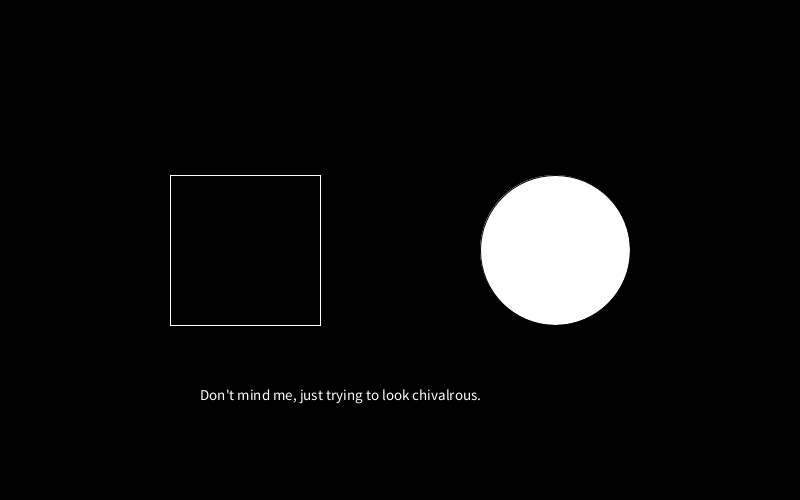
Frame 1 (no input)
Frame 60 (the mouse pressed at the canvas centre just before this capture): identical to frame 1, image omitted
Frame 120 (the mouse held since frame 60 and released just before this capture): identical to frame 1, image omitted

The Processing sketch that drew this single still picture (run headless with seeded random() and noise(); from frame 60 on, the mouse is pressed at the canvas centre):

// Processing sketch: quiz2
// ── quiz2.pde
//25 points: transition the color smoothly for the background

//10 points: Change the text when you click a button
//20 points: Have 4 distinct quotes show up. I sorta got this one down, just can't figure out 
//how to make the text change in mousePressed

// reference https://processing.org/examples/button.html

int rectX, rectY;      
int circleX, circleY;  
int rectSize = 150;    
int circleSize = 150;   
color rectColor, circleColor, baseColor;
color rectHighlight, circleHighlight;
color currentColor;
boolean rectOver = false;
boolean circleOver = false;

String [] quotes = {
  "Everything in this world is magic, except to the magician.",
  "Don't mind me, just trying to look chivalrous.",
  "Have you ever seen anything so full of splendor?",
  "These violent delights have violent ends.",
};

int index= int(random (0,3));

void setup() {
  size(800, 500);
  rectColor = color(0);
  rectHighlight = color(51);
  circleColor = color(255);
  circleHighlight = color(204);
  baseColor = color(0);
  currentColor = baseColor;
  circleX = width/2+circleSize/2+80;
  circleY = height/2;
  rectX = width/2-rectSize-80;
  rectY = height/2-rectSize/2;
  ellipseMode(CENTER);
}

void draw() {
  update(mouseX, mouseY);
  background(currentColor);
  
  if (rectOver) {
    fill(rectHighlight);
  } else {
    fill(rectColor);
  }
  stroke(255);
  rect(rectX, rectY, rectSize, rectSize);
  
  if (circleOver) {
    fill(circleHighlight);
  } else {
    fill(circleColor);
  }
  
  stroke(0);
  ellipse(circleX, circleY, circleSize, circleSize);
  textSize(15);
  text(quotes[index],200,400);

}

void update(int x, int y) {
  if ( overCircle(circleX, circleY, circleSize) ) {
    circleOver = true;
    rectOver = false;
  } else if ( overRect(rectX, rectY, rectSize, rectSize) ) {
    rectOver = true;
    circleOver = false;
  } else {
    circleOver = rectOver = false;
  }
}

void mousePressed() {
  if (circleOver) {
    currentColor = color(random(0,255), random(0,255), random(0,255));
    text(quotes[index], 200, 400);
    
  }
  if (rectOver) {
    currentColor = rectColor;
    text(quotes[index], 200, 400);
  }
}
  
  
boolean overRect(int x, int y, int width, int height)  {
  if (mouseX >= x && mouseX <= x+width && 
      mouseY >= y && mouseY <= y+height) {
    return true;
  } else {
    return false;
  }
}

boolean overCircle(int x, int y, int diameter) {
  float disX = x - mouseX;
  float disY = y - mouseY;
  if (sqrt(sq(disX) + sq(disY)) < diameter/2 ) {
    return true;
  } else {
    return false;
  }
}
